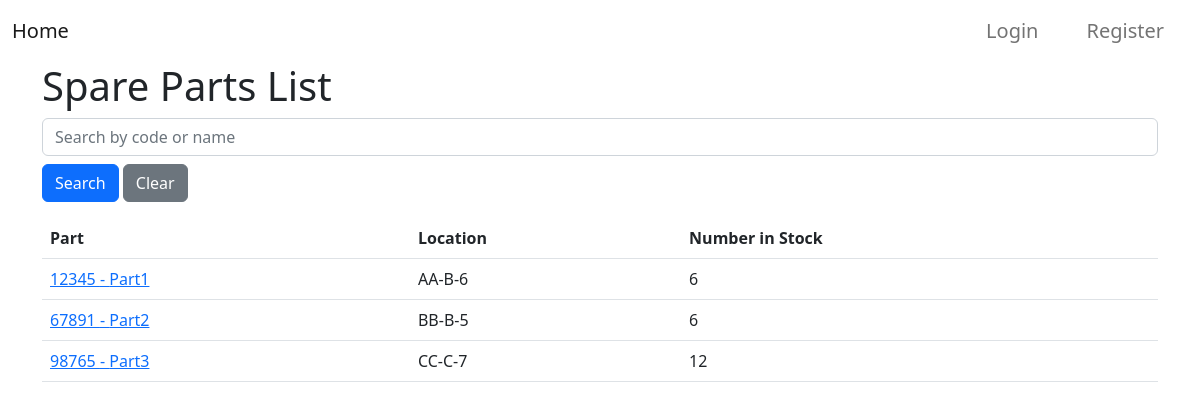
The page /parts/list/ on the database as committed earlier.
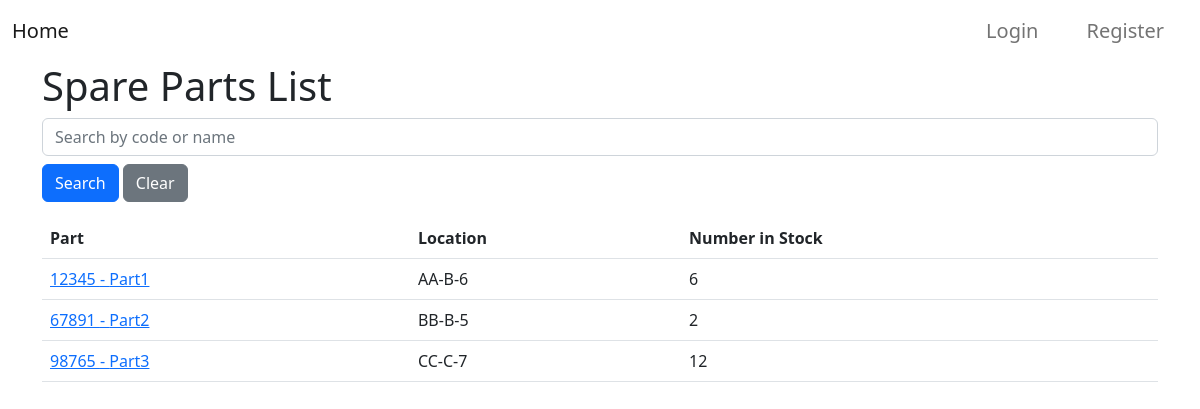
The same page on the database as committed later.
### parts/models.py (models this page shows, shortened)
class Part(models.Model):
    code = models.CharField(max_length=50, unique=True)
    name = models.CharField(max_length=100)
    num_in_stock = models.PositiveIntegerField(default=0)
    low_stock_warning = models.PositiveIntegerField(default=0)
    location = models.CharField(max_length=10, help_text="Format: AB-A-5")

### parts/views.py (the view)
# urls.py: path('list/', PartListView.as_view(), name='parts-list'),
class PartListView(ListView):
    model = Part
    context_object_name = 'parts'
    def get_queryset(self):
        queryset = super().get_queryset()
        search_value = self.request.GET.get('searchVal', '')
        if search_value:
            queryset = queryset.filter(Q(code__icontains=search_value) | Q(name__icontains=search_value))
        return queryset
    def get_context_data(self, **kwargs):
        context = super().get_context_data(**kwargs)
        context['search_value'] = self.request.GET.get('searchVal', '')
        return context

### parts/templates/parts/part_list.html
{% extends "parts/base.html" %}
{% block content %}
    <h1>Spare Parts List</h1>
    <form method="get" class="mb-3">
        <input type="text" name="searchVal" class="form-control" placeholder="Search by code or name" value="{{ search_value }}">
        <button type="submit" class="btn btn-primary mt-2">Search</button>
        <a href="{% url 'parts-list' %}" class="btn btn-secondary mt-2">Clear</a>
    </form>
    <table class="table">
        <thead>
            <tr>
                <th>Part</th>
                <th>Location</th>
                <th>Number in Stock</th>
            </tr>
        </thead>
        <tbody>
            {% if parts %}
                {% for part in parts %}
                    <tr>
                        <td><a href="{% url 'part-detail' part.id %}">{{ part.code }} - {{ part.name }}</a></td>
                        <td>{{ part.location }}</td>
                        <td>{{ part.num_in_stock }}</td>
                    </tr>
                {% endfor %}
            {% else %}
                <tr>
                    <td colspan="3">No parts found...</td>
                </tr>
            {% endif %}
        </tbody>
    </table>
{% endblock content %}

Rows that differ between the two databases and show on the page:
changed Part "Part2": num_in_stock "6" → "2"
